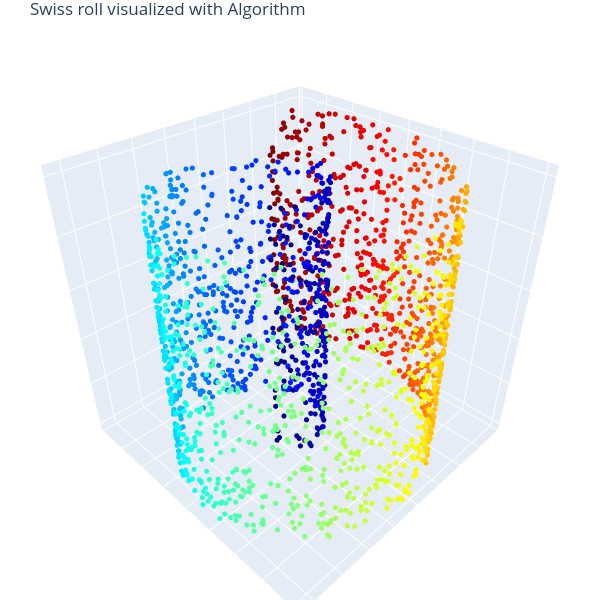

Notebook source saved alongside this figure:
### Code cell
# 3D Plot
Xvis, Yvis, Zvis = XRes3D_roll[:,0], XRes3D_roll[:,1], XRes3D_roll[:,2]
data = go.Scatter3d(x=Xvis, y=Yvis, z=Zvis, mode='markers', marker=dict(size=3, color=Ccolor_roll, colorscale='jet', opacity=1)) # data as points
fig = go.Figure(data=[data]) 
fig.update_layout(margin=dict(l=0, r=0, b=0, t=30, pad=0)) # tight layout but t=25 required for showing title 
fig.update_layout(autosize=False, width=600, height=600, title_text="Swiss roll visualized with Algorithm") # figure size and title
fig.update_layout(scene = dict(zaxis = dict(showgrid = True, showticklabels = False), zaxis_title = ' ') ) # no range values, no axis name, grid on
fig.update_layout(scene = dict(yaxis = dict(showgrid = True, showticklabels = False), yaxis_title = ' ') ) # no range values, no axis name, grid on
fig.update_layout(scene = dict(xaxis = dict(showgrid = True, showticklabels = False), xaxis_title = ' ') ) # no range values, no axis name, grid on
fig.layout.scene.aspectratio = {'x':1, 'y':1, 'z':1}
fig.show()

### Figure 1 — Plotly figure (JSON) as saved in the notebook; plotly's stock layout.template omitted (floating-point values rounded to 4 significant figures; data arrays with more than 128 entries replaced by an {"elided": "..."} marker saying what was removed)
{"data": [{"marker": {"color": {"elided": "2048 str values"}, "colorscale": [[0, "rgb(0,0,131)"], [0.2, "rgb(0,60,170)"], [0.4, "rgb(5,255,255)"], [0.6, "rgb(255,255,0)"], [0.8, "rgb(250,0,0)"], [1, "rgb(128,0,0)"]], "opacity": 1, "size": 3}, "mode": "markers", "type": "scatter3d", "x": {"elided": "2048 float values"}, "y": {"elided": "2048 float values"}, "z": {"elided": "2048 float values"}}], "layout": {"autosize": false, "height": 600, "margin": {"b": 0, "l": 0, "pad": 0, "r": 0, "t": 30}, "scene": {"aspectratio": {"x": 1, "y": 1, "z": 1}, "xaxis": {"showgrid": true, "showticklabels": false, "title": {"text": " "}}, "yaxis": {"showgrid": true, "showticklabels": false, "title": {"text": " "}}, "zaxis": {"showgrid": true, "showticklabels": false, "title": {"text": " "}}}, "title": {"text": "Swiss roll visualized with Algorithm"}, "width": 600}}
